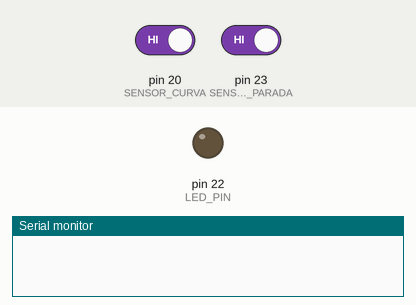
Simulated run of this sketch. Board: Arduino Mega 2560, built with avr-gcc and run on an emulated ATmega2560. Parts: output pins drawn as LEDs (lit = HIGH), the last lines printed to the serial monitor. Inputs (shaded band) come from the test bench; at power-on: pin 20 (SENSOR_CURVA) HIGH, pin 23 (SENSOR_PARADA) HIGH.

Above: at 1.2 s.
1.3 s: pin 20 (SENSOR_CURVA) driven LOW
At 1.7 s:
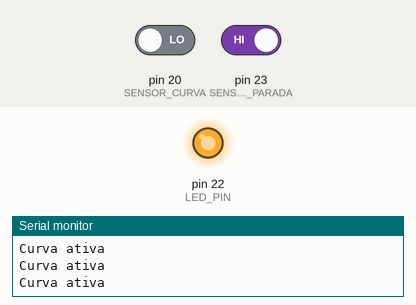
4.3 s: pin 20 (SENSOR_CURVA) driven HIGH
At 5.3 s:
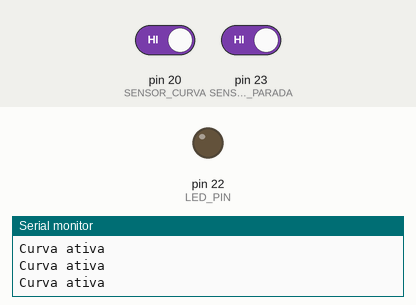
Timing chart, 0 to 7.3 s (numbered marks = the images above; inputs shaded):
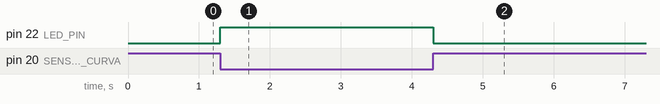

The sketch:

mapa_pista.ino
```cpp
#include <Arduino.h>

const int SENSOR_PARADA = 23;
const int SENSOR_CURVA = 20;
const int LED_PIN = 22;

bool flagParadaJaContada = false;
int stop_count = 0;
int num_stops = 2;

void setup()
{
  pinMode(SENSOR_PARADA, INPUT_PULLUP);
  pinMode(SENSOR_CURVA, INPUT_PULLUP);
  pinMode(LED_PIN, OUTPUT);
  digitalWrite(LED_PIN, LOW);
  Serial.begin(9600);
}

void loop()
{
  int estadoParada = digitalRead(SENSOR_PARADA);
  int estadoCurva = digitalRead(SENSOR_CURVA);

  if (estadoParada == LOW && !flagParadaJaContada)
  {
    stop_count++;
    flagParadaJaContada = true;
    Serial.print("Parada detectada: ");
    Serial.println(stop_count);
  }

  if (estadoParada == HIGH)
  {
    flagParadaJaContada = false;
  }

  if (estadoCurva == LOW)
  {
    Serial.println("Curva ativa");
    digitalWrite(LED_PIN, HIGH);
  }
  else
  {
    digitalWrite(LED_PIN, LOW);
  }

  if (stop_count >= num_stops)
  {
    Serial.println("Percurso finalizado");
    while (true)
    {
      digitalWrite(LED_PIN, LOW);
      delay(1000);
    }
  }

  delay(100);
}
```

Measured:
- after the input at 1.3 s, pin 22 (LED_PIN): LOW → HIGH at once
- after the input at 4.3 s, pin 22 (LED_PIN): HIGH → LOW at once
